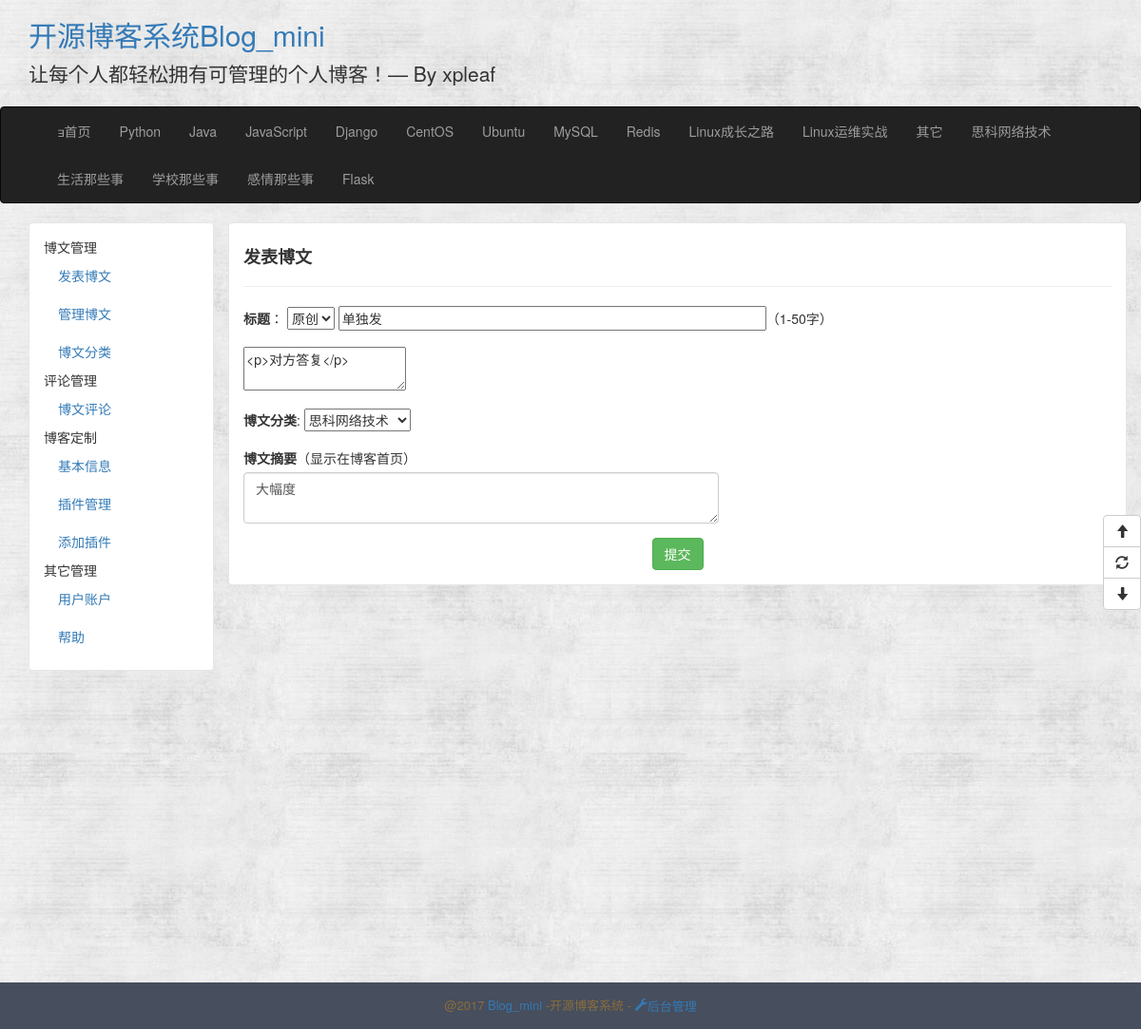
Before: /admin/edit-articles/1 with the older database file.
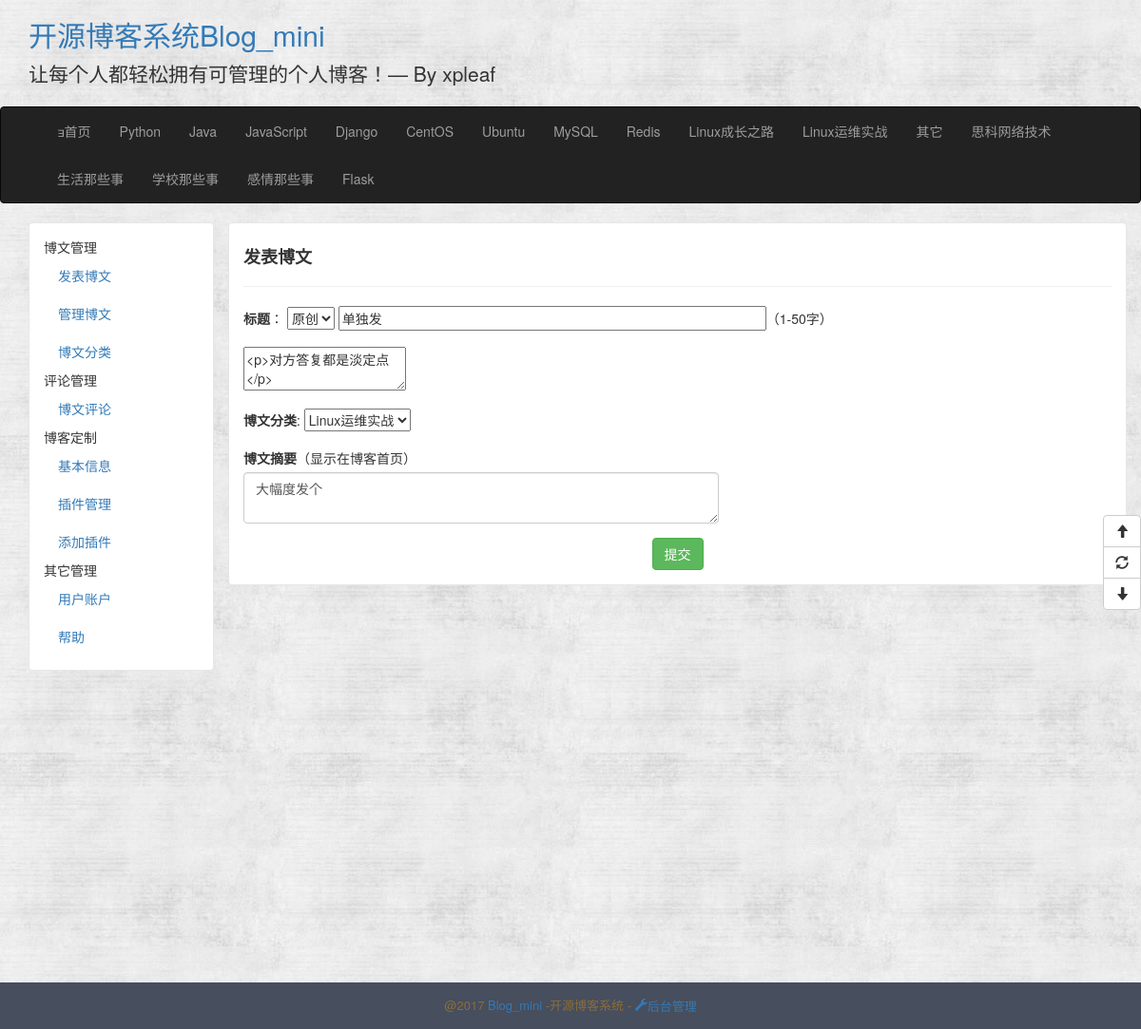
After: the same page with the newer database file.
### app/modles.py (models this page shows, shortened)
class Article(db.Model):
    __tablename__ ='articles'
    id = db.Column(db.Integer,primary_key=True)
    title = db.Column(db.Integer, unique=True)
    content = db.Column(db.Text)
    summary = db.Column(db.Text)
    create_time = db.Column(db.DateTime, index=True, default=datetime.utcnow)
    update_time = db.Column(db.DateTime, index=True, default=datetime.utcnow)
    num_of_view = db.Column(db.Integer, default=0)
    article_type_id = db.Column(db.Integer, db.ForeignKey('articleTypes.id'))
    source_id = db.Column(db.Integer, db.ForeignKey('sources.id'))
    comments = db.relationship('Comment', backref='article', lazy='dynamic')

### app/admin/views.py (the view, shortened to what this page needs)
@admin.route('/edit-articles/<int:id>', methods=['GET', 'POST'])
def editArticles(id):
    article = Article.query.get_or_404(id)
    form =SubMitArticlesForm()
    sources=[(s.id, s.name) for s in Source.query.all()]
    form.source.choices= sources
    types = [(t.id, t.name) for t in ArticleType.query.all()]
    form.types.choices=types
    form.source.data = article.source_id
    form.title.data = article.title
    form.content.data = article.content
    form.types.data = article.article_type_id
    form.summary.data = article.summary
    return render_template('admin/submit_articles.html', form=form)

### app/admin/forms.py
class SubMitArticlesForm(CommonForm):
    title = StringField(u'标题', validators=[DataRequired(), Length(1, 64)])
    content = TextAreaField(u'博文内容',validators=[DataRequired()])
    summary = TextAreaField(u'博文摘要', validators=[DataRequired()])

### app/modles.py (called while the page is built)
    @property
    def is_hide(self):
        if self.setting:
            return self.setting.hide
        else:
            return False

### app/templates/admin/submit_articles.html (shortened to what this page needs)
{% extends 'admin/admin_base.html' %}
{% block stylesheet %}
    {{ super() }}
    <link rel="stylesheet" type="text/css"
          href="{{ url_for('static', filename='tinymce/js/tinymce/plugins/codesample/css/prism.css') }}">
{% endblock %}
{% block admin_content %}
    <div class="entry-box submit-article">
        <h4><strong>发表博文</strong></h4>
        <hr/>
    <form class="submit-article" method="post" action="">
        <div class="form-group">
            {{ form.title.label(class='control-label') }}：
            {{ form.source(class='',required='') }}
            {{ form.title(class='submit-article-title', required='') }}（1-50字）
        </div>
        <div class="form-group">
            {{ form.content() }}
        </div>
        <div class="form-group">
            {{ form.types.label(class='control-label') }}:
            {{ form.types() }}
        </div>
     <div class="form-group">
            {{ form.summary.label(class='control-label') }}（显示在博客首页）<br>
            {{ form.summary(class='submit-article-summary form-control', required='') }}
        </div>
        <div class="submit-article-button">
            <button type="submit" class="btn btn-success">提交</button>
        </div>
    </form>
    </div>
{% endblock %}

Changed rows visible on the page:
changed Article "原创": content "<p>对方答复</p>" → "<p>对方答复都是淡定点</p>"; summary "大幅度" → "大幅度发个"
Other visible differences:
form field types: "思科网络技术" → "Linux运维实战"
